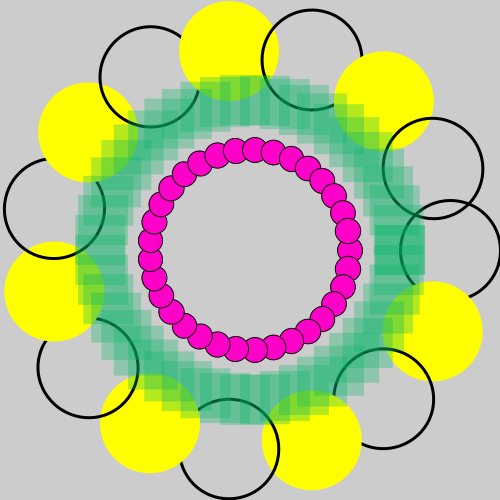
Frame 1 (no input)
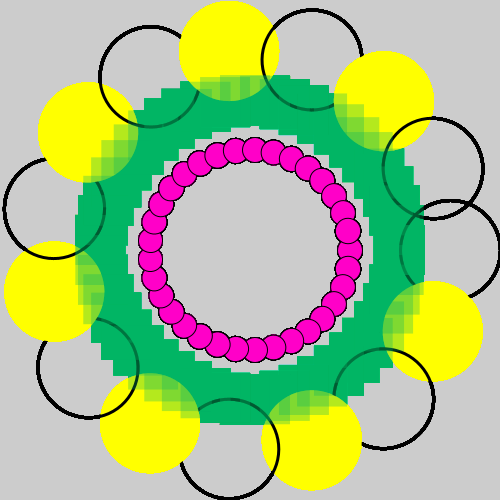
Frame 60 (the mouse pressed at the canvas centre just before this capture)
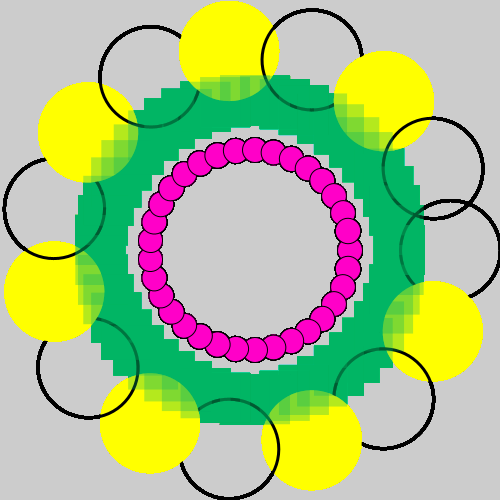
Frame 120 (the mouse held since frame 60 and released just before this capture)

The Processing sketch that drew these frames (run headless with seeded random() and noise(); from frame 60 on, the mouse is pressed at the canvas centre):

// Processing sketch: CRCP1310_06_Rotational_Symmetry
// ── CRCP1310_06_Rotational_Symmetry.pde
int circleTotal1;
int circleTotal2;
int squareTotal;

void setup() {
  size(500, 500);
  circleTotal1 = (int)random(3, 50);
  circleTotal2 = (int)random(3, 50);
  squareTotal = (int)random(3, 50);
}

void draw() {
  drawRingByCount(circleTotal2);
  drawRingByAngle(circleTotal1);
  drawRingOfSquares(squareTotal);
}

void drawRingOfSquares(int squareTotal) {
  float centerX = width / 2.0;
  float centerY = height / 2.0;
  float ringRadius = 150;
  
  rectMode(CENTER);
  for (float theta = 0; theta < TWO_PI; theta += (TWO_PI / squareTotal)) {
    float x = (ringRadius * cos(theta)) + centerX;
    float y = (ringRadius * sin(theta)) + centerY;
    noStroke();
    fill(0, 180, 100, 75);
    rect(x, y, 50, 50);
  }
}

void drawRingByCount(int circleTotal) {
  // count circles
  float centerX = width / 2.0;
  float centerY = height / 2.0;
  float ringRadius = 200;
  float theta = 0;

  pushMatrix();
  translate(centerX, centerY);

  for (int i = 0; i < circleTotal; i++) {
    
    if (i % 2 == 0) {
      noFill();
      strokeWeight(3);
      stroke(0);
    } else {
      noStroke();
      fill(255, 255, 0);
    }
    
    pushMatrix();
    rotate(theta);
    ellipse(ringRadius, 0, 100, 100);
    popMatrix();
    theta += (TWO_PI / circleTotal);
  }

  popMatrix();
}

void drawRingByAngle(int circleTotal) {
  // "count" from 0-TWO_PI
  float centerX = width / 2.0;
  float centerY = height / 2.0;
  float ringRadius = 100;

  pushMatrix();
  translate(centerX, centerY);

  for (float theta = 0; theta < TWO_PI; theta += (TWO_PI / circleTotal)) {
    pushMatrix();
    rotate(theta);
    strokeWeight(1);
    stroke(0);
    fill(255, 0, 200);
    ellipse(ringRadius, 0, 25, 25);
    popMatrix();
  }

  popMatrix();
}
